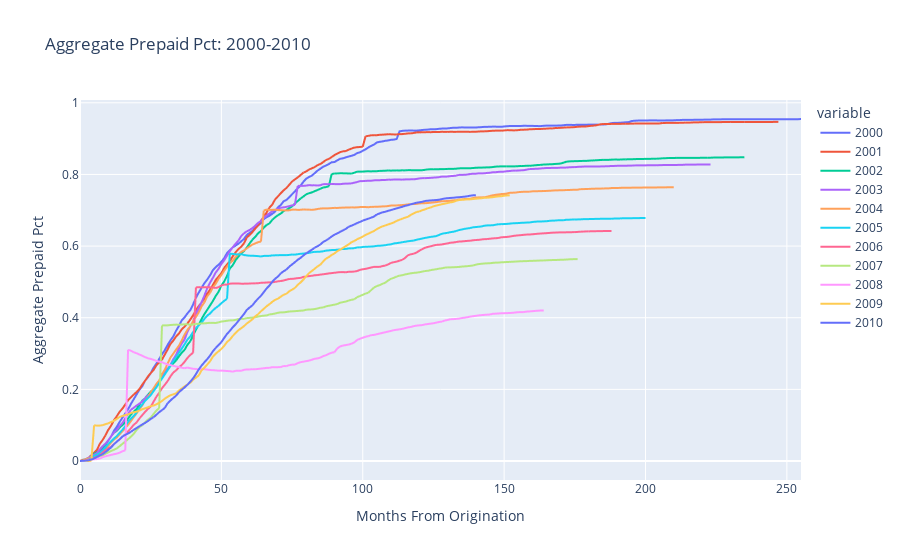

Notebook code cell kept with this figure:
### Code cell
import plotly.express as px

data = {}
for year in merged.keys():
    data[year]=(merged[year]['Aggregate Prepaid Pct'].values)


speeds = pd.DataFrame.from_dict(data, orient='index').transpose()

fig = px.line(speeds, labels={
            'index':'Months From Origination',
            'value': 'Aggregate Prepaid Pct'
                }, 
              title='Aggregate Prepaid Pct: 2000-2010')

fig.show()

### Figure 1 — Plotly figure (JSON) as saved in the notebook; plotly's stock layout.template omitted (floating-point values rounded to 4 significant figures; data arrays with more than 128 entries replaced by an {"elided": "..."} marker saying what was removed)
{"data": [{"hovertemplate": "variable=2000<br>Months From Origination=%{x}<br>Aggregate Prepaid Pct=%{y}<extra></extra>", "legendgroup": "2000", "line": {"color": "#636efa", "dash": "solid"}, "marker": {"symbol": "circle"}, "mode": "lines", "name": "2000", "showlegend": true, "type": "scattergl", "x": {"elided": "256 int values"}, "xaxis": "x", "y": {"elided": "256 float values"}, "yaxis": "y"}, {"hovertemplate": "variable=2001<br>Months From Origination=%{x}<br>Aggregate Prepaid Pct=%{y}<extra></extra>", "legendgroup": "2001", "line": {"color": "#EF553B", "dash": "solid"}, "marker": {"symbol": "circle"}, "mode": "lines", "name": "2001", "showlegend": true, "type": "scattergl", "x": {"elided": "256 int values"}, "xaxis": "x", "y": {"elided": "256 float values"}, "yaxis": "y"}, {"hovertemplate": "variable=2002<br>Months From Origination=%{x}<br>Aggregate Prepaid Pct=%{y}<extra></extra>", "legendgroup": "2002", "line": {"color": "#00cc96", "dash": "solid"}, "marker": {"symbol": "circle"}, "mode": "lines", "name": "2002", "showlegend": true, "type": "scattergl", "x": {"elided": "256 int values"}, "xaxis": "x", "y": {"elided": "256 float values"}, "yaxis": "y"}, {"hovertemplate": "variable=2003<br>Months From Origination=%{x}<br>Aggregate Prepaid Pct=%{y}<extra></extra>", "legendgroup": "2003", "line": {"color": "#ab63fa", "dash": "solid"}, "marker": {"symbol": "circle"}, "mode": "lines", "name": "2003", "showlegend": true, "type": "scattergl", "x": {"elided": "256 int values"}, "xaxis": "x", "y": {"elided": "256 float values"}, "yaxis": "y"}, {"hovertemplate": "variable=2004<br>Months From Origination=%{x}<br>Aggregate Prepaid Pct=%{y}<extra></extra>", "legendgroup": "2004", "line": {"color": "#FFA15A", "dash": "solid"}, "marker": {"symbol": "circle"}, "mode": "lines", "name": "2004", "showlegend": true, "type": "scattergl", "x": {"elided": "256 int values"}, "xaxis": "x", "y": {"elided": "256 float values"}, "yaxis": "y"}, {"hovertemplate": "variable=2005<br>Months From Origination=%{x}<br>Aggregate Prepaid Pct=%{y}<extra></extra>", "legendgroup": "2005", "line": {"color": "#19d3f3", "dash": "solid"}, "marker": {"symbol": "circle"}, "mode": "lines", "name": "2005", "showlegend": true, "type": "scattergl", "x": {"elided": "256 int values"}, "xaxis": "x", "y": {"elided": "256 float values"}, "yaxis": "y"}, {"hovertemplate": "variable=2006<br>Months From Origination=%{x}<br>Aggregate Prepaid Pct=%{y}<extra></extra>", "legendgroup": "2006", "line": {"color": "#FF6692", "dash": "solid"}, "marker": {"symbol": "circle"}, "mode": "lines", "name": "2006", "showlegend": true, "type": "scattergl", "x": {"elided": "256 int values"}, "xaxis": "x", "y": {"elided": "256 float values"}, "yaxis": "y"}, {"hovertemplate": "variable=2007<br>Months From Origination=%{x}<br>Aggregate Prepaid Pct=%{y}<extra></extra>", "legendgroup": "2007", "line": {"color": "#B6E880", "dash": "solid"}, "marker": {"symbol": "circle"}, "mode": "lines", "name": "2007", "showlegend": true, "type": "scattergl", "x": {"elided": "256 int values"}, "xaxis": "x", "y": {"elided": "256 float values"}, "yaxis": "y"}, {"hovertemplate": "variable=2008<br>Months From Origination=%{x}<br>Aggregate Prepaid Pct=%{y}<extra></extra>", "legendgroup": "2008", "line": {"color": "#FF97FF", "dash": "solid"}, "marker": {"symbol": "circle"}, "mode": "lines", "name": "2008", "showlegend": true, "type": "scattergl", "x": {"elided": "256 int values"}, "xaxis": "x", "y": {"elided": "256 float values"}, "yaxis": "y"}, {"hovertemplate": "variable=2009<br>Months From Origination=%{x}<br>Aggregate Prepaid Pct=%{y}<extra></extra>", "legendgroup": "2009", "line": {"color": "#FECB52", "dash": "solid"}, "marker": {"symbol": "circle"}, "mode": "lines", "name": "2009", "showlegend": true, "type": "scattergl", "x": {"elided": "256 int values"}, "xaxis": "x", "y": {"elided": "256 float values"}, "yaxis": "y"}, {"hovertemplate": "variable=2010<br>Months From Origination=%{x}<br>Aggregate Prepaid Pct=%{y}<extra></extra>", "legendgroup": "2010", "line": {"color": "#636efa", "dash": "solid"}, "marker": {"symbol": "circle"}, "mode": "lines", "name": "2010", "showlegend": true, "type": "scattergl", "x": {"elided": "256 int values"}, "xaxis": "x", "y": {"elided": "256 float values"}, "yaxis": "y"}], "layout": {"legend": {"title": {"text": "variable"}, "tracegroupgap": 0}, "title": {"text": "Aggregate Prepaid Pct: 2000-2010"}, "xaxis": {"anchor": "y", "domain": [0, 1], "title": {"text": "Months From Origination"}}, "yaxis": {"anchor": "x", "domain": [0, 1], "title": {"text": "Aggregate Prepaid Pct"}}}}
